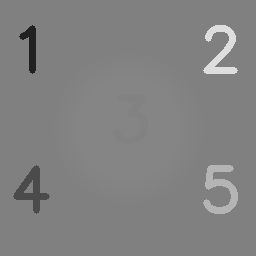
#> input picture data/digits.png, 256 x 256 px
$ jupyter execute Assignment01_CV.ipynb
#> lines starting #> are read from the running program, lines starting #| are printed output that depends on the picture; after the words box and inside, x2 and y2 are one past the last pixel; in counts of white or black regions, pixels touching at a corner belong together
# ITEC0424-002 Computer Vision - Individual Assignment01 (Image Filtering)

#Student No: 2024017879
#Name: Likith Nagamangala Ashok

[cell 1]
import os, itertools
import numpy as np, cv2, matplotlib.pyplot as plt
def find(name):
    for p in (os.path.join("data", name), name):
        if os.path.exists(p): return p
    raise FileNotFoundError(f"{name} not found - upload it to data/")
print("OpenCV", cv2.__version__, "| numpy", np.__version__)

# #1 Thresholding

Three rules (strict inequalities, as in the assignment):
- **Binary**: 255 if `I > T` else 0
- **Inverse binary**: 255 if `I < T` else 0
- **Window**: 255 if `T1 < I < T2` else 0

[cell 2]
img = cv2.imread(find("digits.png"), cv2.IMREAD_GRAYSCALE)
#> img is the input picture: shape (256, 256); min 33, max 222, mean 129.5
def binary(im, T):      return np.where(im > T, 255, 0).astype(np.uint8)
def binary_inv(im, T):  return np.where(im < T, 255, 0).astype(np.uint8)
def window(im, T1, T2): return np.where((im > T1) & (im < T2), 255, 0).astype(np.uint8)
vals, cnt = np.unique(img, return_counts=True)
#> vals = [33, 75, 128, 129, 130, 131, 132, 133, 180, 222]; cnt = [392, 687, 45296, 2864, 2916, 2020, 1992, 7845, 801, 723]
print("intensity value -> pixel count:", dict(zip(vals.tolist(), cnt.tolist())))
#| intensity value -> pixel count: {33: 392, 75: 687, 128: 45296, 129: 2864, 130: 2916, 131: 2020, 132: 1992, 133: 7845, 180: 801, 222: 723}
print("Digit intensities: 1=33, 4=75, background=128, 3=130 (on a disc of 129..133), 5=180, 2=222")
plt.figure(figsize=(5,5)); plt.imshow(img, cmap="gray", vmin=0, vmax=255); plt.title("digits.png"); plt.axis("off"); plt.show()

[cell 3]
# 6 images: binary and inverse binary at T = 55, 129, 200
fig, ax = plt.subplots(2, 3, figsize=(12, 8))
for j, T in enumerate([55, 129, 200]):
    ax[0, j].imshow(binary(img, T), cmap="gray", vmin=0, vmax=255);     ax[0, j].set_title(f"Binary  (255 if I > {T})")
    ax[1, j].imshow(binary_inv(img, T), cmap="gray", vmin=0, vmax=255); ax[1, j].set_title(f"Inverse binary  (255 if I < {T})")
for a in ax.ravel(): a.axis("off")
plt.tight_layout(); plt.show()

[cell 4]
# 3 images: window binary thresholding
fig, ax = plt.subplots(1, 3, figsize=(12, 4.3))
for a, (t1, t2) in zip(ax, [(55, 90), (90, 129), (129, 200)]):
    a.imshow(window(img, t1, t2), cmap="gray", vmin=0, vmax=255); a.set_title(f"Window  {t1} < I < {t2}"); a.axis("off")
plt.tight_layout(); plt.show()

[cell 5]
# Can we isolate ONLY digit 3 (intensity 130)?
res = window(img, 129, 131)
#> in window (call 4), `def window(im, T1, T2): return np.where((im > T1) & (im < T2), 255, 0)..`: returned value: shape (256, 256); 4.4% white; 2 white regions, box (x1, y1, x2, y2) and area: (59, 59, 198, 198) 2192, (113, 95, 148, 144) 724
print("Foreground pixels with 129 < I < 131:", int((res == 255).sum()))
#| Foreground pixels with 129 < I < 131: 2916
n, lab, st, _ = cv2.connectedComponentsWithStats((img == 130).astype(np.uint8), connectivity=8)
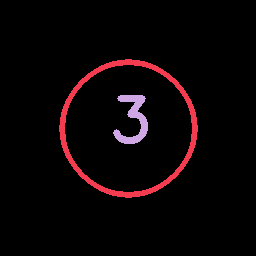
#> lab: shape (256, 256) int32; 3 distinct labels, from 0 to 2; one colour per label, 0 black
#> n = 3; st = [[0, 0, 256, 256, 62620], [59, 59, 139, 139, 2192], [113, 95, 35, 49, 724]]
print("Connected components of the value-130 pixels (area):", [int(st[i, 4]) for i in range(1, n)])
#| Connected components of the value-130 pixels (area): [2192, 724]
print("-> digit 3 = 724 px, but a ring of the disc also has value 130 (2192 px)")

fig, ax = plt.subplots(1, 3, figsize=(12, 4.3))
ax[0].imshow(img, cmap="gray", vmin=0, vmax=255); ax[0].set_title("Original")
ax[1].imshow(window(img, 129, 131), cmap="gray"); ax[1].set_title("Best attempt: 129 < I < 131")
ax[2].imshow(window(img, 132, 134), cmap="gray"); ax[2].set_title("132 < I < 134 (inner disc; '3' is a hole)")
#> in window (call 6), `def window(im, T1, T2): return np.where((im > T1) & (im < T2), 255, 0)..`: returned value: shape (256, 256); 12% white; 1 white region, box (x1, y1, x2, y2) and area: (77, 77, 180, 180) 7845
for a in ax: a.axis("off")
plt.tight_layout(); plt.show()

# #2 Denoising

[cell 6]
clean = cv2.imread(find("clean.png"), cv2.IMREAD_GRAYSCALE)
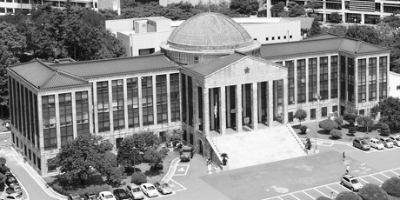
#> input picture data/clean.png, 400 x 200 px
#> clean is the input picture: shape (200, 400); min 6, max 255, mean 138.6
try:
    noisy = cv2.imread(find("noisy.png"), cv2.IMREAD_GRAYSCALE); src = "provided noisy.png"
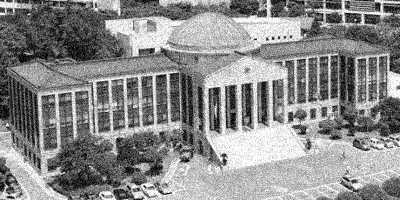
#> input picture data/noisy.png, 400 x 200 px
#> further down, noisy is the input picture: shape (200, 400); min 0, max 255, mean 138.4
except FileNotFoundError:
    rng = np.random.default_rng(0)
    noisy = np.clip(clean + rng.normal(0, 25, clean.shape), 0, 255).astype(np.uint8)
    src = "SYNTHETIC noise (sigma=25) - upload data/noisy.png and re-run for the real result"
print("Noisy image source:", src)
def psnr(a, b):
    mse = np.mean((a.astype(float) - b.astype(float)) ** 2)
    return 10 * np.log10(255 ** 2 / mse)
print("PSNR noisy vs clean: %.2f dB" % psnr(noisy, clean))
#> in psnr, `mse = np.mean((a.astype(float) - b.astype(float)) ** 2)`: mse = 382.3
#| PSNR noisy vs clean: 22.31 dB
rows = []
fig, ax = plt.subplots(1, 2, figsize=(9, 5))
ax[0].imshow(clean, cmap="gray", vmin=0, vmax=255); ax[0].set_title("Clean")
ax[1].imshow(noisy, cmap="gray", vmin=0, vmax=255); ax[1].set_title("Noisy")
for a in ax: a.axis("off")
plt.show()

[cell 7]
# Average filter
fig, ax = plt.subplots(1, 4, figsize=(16, 4.5))
for a, k in zip(ax, [3, 5, 7, 9]):
    out = cv2.blur(noisy, (k, k)); p = psnr(out, clean); rows.append((f"Average {k}x{k}", p))
    a.imshow(out, cmap="gray", vmin=0, vmax=255); a.set_title(f"Average {k}x{k}"); a.axis("off")
#> this loop made 4 passes
#> (mse in psnr, p) on passes 1 to 4: (300.8, 23.35), (627.8, 20.15), (912.5, 18.53), (1131.6, 17.59)
#> after the loop, rows = [('Average 3x3', 23.35), ('Average 5x5', 20.15), ('Average 7x7', 18.53), ('Average 9x9', 17.59)]
plt.tight_layout(); plt.show()

[cell 8]
# Gaussian filter
fig, ax = plt.subplots(1, 4, figsize=(16, 4.5))
for a, s in zip(ax, [0.5, 1, 2, 4]):
    out = cv2.GaussianBlur(noisy, (9, 9), sigmaX=s, sigmaY=s); p = psnr(out, clean); rows.append((f"Gaussian 9x9 sigma={s}", p))
    a.imshow(out, cmap="gray", vmin=0, vmax=255); a.set_title(f"Gaussian 9x9, sigma={s}"); a.axis("off")
#> this loop made 4 passes
#> (mse in psnr, p) on passes 1 to 4: (192.2, 25.29), (297.8, 23.39), (692.8, 19.72), (993.4, 18.16)
#> after the loop, rows = [('Average 3x3', 23.35), ('Average 5x5', 20.15), ('Average 7x7', 18.53), ('Average 9x9', 17.59), ('Gaussian 9x9 sigma=0.5', 25.29), ('Gaussian 9x9 sigma=1', 23.39), ('Gaussian 9x9 sigma=2', 19.72), ('Gaussian 9x9 sigma=4', 18.16)]
plt.tight_layout(); plt.show()

[cell 9]
# Which of the 8 filters is best? (PSNR vs clean, higher = better)
for name, p in rows: print(f"{name:26s} PSNR = {p:.2f} dB")
#> this loop made 8 passes
#| Average 3x3                PSNR = 23.35 dB
#| Average 5x5                PSNR = 20.15 dB
#| Average 7x7                PSNR = 18.53 dB
#| Average 9x9                PSNR = 17.59 dB
#| Gaussian 9x9 sigma=0.5     PSNR = 25.29 dB
#| Gaussian 9x9 sigma=1       PSNR = 23.39 dB
#| Gaussian 9x9 sigma=2       PSNR = 19.72 dB
#| Gaussian 9x9 sigma=4       PSNR = 18.16 dB
best = max(rows, key=lambda r: r[1])
#> best = ('Gaussian 9x9 sigma=0.5', 25.29)
print(f"\nBEST of the 8: {best[0]}  ({best[1]:.2f} dB)   [noisy input was {psnr(noisy, clean):.2f} dB]")
#| BEST of the 8: Gaussian 9x9 sigma=0.5  (25.29 dB)   [noisy input was 22.31 dB]

# #3 Canny Edge Detection

[cell 10]
dol = cv2.imread(find("dolphin.png"), cv2.IMREAD_GRAYSCALE)
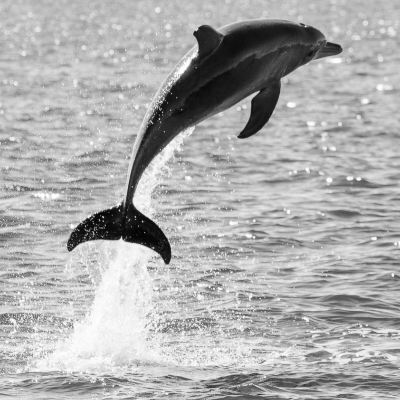
#> input picture data/dolphin.png, 400 x 400 px
#> dol is the input picture: shape (400, 400); min 1, max 255, mean 173.6
gt  = cv2.imread(find("dolphin_edge.png"), cv2.IMREAD_GRAYSCALE) > 127
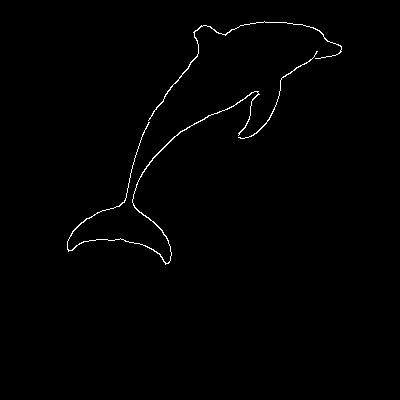
#> input picture data/dolphin_edge.png, 400 x 400 px
#> gt: shape (400, 400) bool; 0.74% white in thin lines or dots, all inside (x1, y1, x2, y2) = (67, 21, 342, 265)

def sigma_of(K): return 0.3 * ((K - 1) * 0.5 - 1) + 0.8
def canny(K, L, H):
    return cv2.Canny(cv2.GaussianBlur(dol, (K, K), 0), L, H) > 0     # sigma=0 -> assignment formula

def prf(pred, gt, tol=2):
    k = cv2.getStructuringElement(cv2.MORPH_ELLIPSE, (2*tol+1, 2*tol+1))
    gd = cv2.dilate(gt.astype(np.uint8), k) > 0
    pd_ = cv2.dilate(pred.astype(np.uint8), k) > 0
    P = (pred & gd).sum() / max(pred.sum(), 1); R = (gt & pd_).sum() / max(gt.sum(), 1)
    return P, R, 2*P*R / max(P+R, 1e-9)

print("sigma per K:", {K: round(sigma_of(K), 2) for K in (3, 7, 11)})
fig, ax = plt.subplots(1, 2, figsize=(10, 5))
ax[0].imshow(dol, cmap="gray"); ax[0].set_title("dolphin.png"); ax[1].imshow(gt, cmap="gray"); ax[1].set_title("target dolphin_edge.png")
for a in ax: a.axis("off")
plt.show()

[cell 11]
# All 27 (K, L, H) combinations
results = []
for K, L, H in itertools.product([3, 7, 11], [50, 100, 150], [100, 150, 200]):
    e = canny(K, L, H); P, R, F = prf(e, gt); results.append(((K, L, H), e, int(e.sum()), P, R, F))
    print(f"K={K:2d} L={L:3d} H={H:3d}  edge px={int(e.sum()):6d}  P={P:.3f} R={R:.3f} F1={F:.3f}")
#> this loop made 27 passes
#> (P, R, F) on passes 1 to 12: (0.0401, 1, 0.077), (0.0462, 1, 0.0884), (0.055, 1, 0.104), (0.0557, 1, 0.106), (0.0654, 1, 0.123), (0.0813, 1, 0.15), (0.0654, 1, 0.123), (0.0965, 1, 0.176), (0.116, 1, 0.207), (0.0706, 1, 0.132), (0.117, 1, 0.21), (0.234, 1, 0.38)
#| K= 3 L= 50 H=100  edge px= 33174  P=0.040 R=1.000 F1=0.077
#| K= 3 L= 50 H=150  edge px= 28515  P=0.046 R=1.000 F1=0.088
#| K= 3 L= 50 H=200  edge px= 23802  P=0.055 R=1.000 F1=0.104
#| K= 3 L=100 H=100  edge px= 23781  P=0.056 R=1.000 F1=0.106
#| K= 3 L=100 H=150  edge px= 20134  P=0.065 R=1.000 F1=0.123
#| K= 3 L=100 H=200  edge px= 16108  P=0.081 R=1.000 F1=0.150
#| K= 3 L=150 H=100  edge px= 20134  P=0.065 R=1.000 F1=0.123
#| K= 3 L=150 H=150  edge px= 13599  P=0.096 R=1.000 F1=0.176
#> (further printed lines are left out)
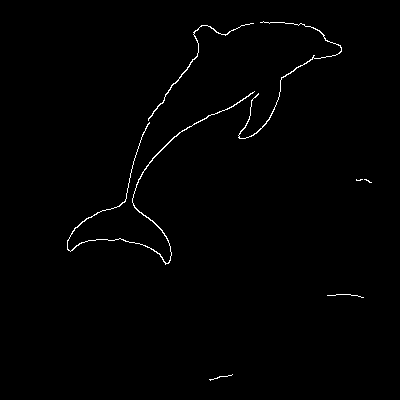
#> e: shape (400, 400) bool; 0.79% white in thin lines or dots, all inside (x1, y1, x2, y2) = (67, 21, 372, 381)
#> after the loop, results = 27 items

fig, ax = plt.subplots(3, 9, figsize=(27, 9.5))
for a, (t, e, n, P, R, F) in zip(ax.ravel(), results):
    a.imshow(e, cmap="gray"); a.set_title(f"K={t[0]} L={t[1]} H={t[2]}\nF1={F:.2f}", fontsize=10); a.axis("off")
#> this loop made 27 passes
#> (t, n, P, R, F) on passes 1 to 12: ((3, 50, 100), 33174, 0.0401, 1, 0.077), ((3, 50, 150), 28515, 0.0462, 1, 0.0884), ((3, 50, 200), 23802, 0.055, 1, 0.104), ((3, 100, 100), 23781, 0.0557, 1, 0.106), ((3, 100, 150), 20134, 0.0654, 1, 0.123), ((3, 100, 200), 16108, 0.0813, 1, 0.15), ((3, 150, 100), 20134, 0.0654, 1, 0.123), ((3, 150, 150), 13599, 0.0965, 1, 0.176), ((3, 150, 200), 11292, 0.116, 1, 0.207), ((7, 50, 100), 17322, 0.0706, 1, 0.132), ((7, 50, 150), 10402, 0.117, 1, 0.21), ((7, 50, 200), 5216, 0.234, 1, 0.38)
plt.tight_layout(); plt.show()

[cell 12]
# One hyper-parameter at a time (others held fixed)
def row(title, cfgs):
    fig, ax = plt.subplots(1, 3, figsize=(13, 4.5))
    for a, c in zip(ax, cfgs):
        a.imshow(canny(*c), cmap="gray"); a.set_title(f"K={c[0]} L={c[1]} H={c[2]}"); a.axis("off")
    fig.suptitle(title); plt.tight_layout(); plt.show()
row("Vary K (L=100, H=150)", [(3,100,150), (7,100,150), (11,100,150)])
row("Vary L (K=7, H=200)",   [(7,50,200), (7,100,200), (7,150,200)])
row("Vary H (K=7, L=50)",    [(7,50,100), (7,50,150), (7,50,200)])
#> call 3 of row, with title = 'Vary H (K=7, L=50)'
#> in row (call 3), `fig.suptitle(title)`:
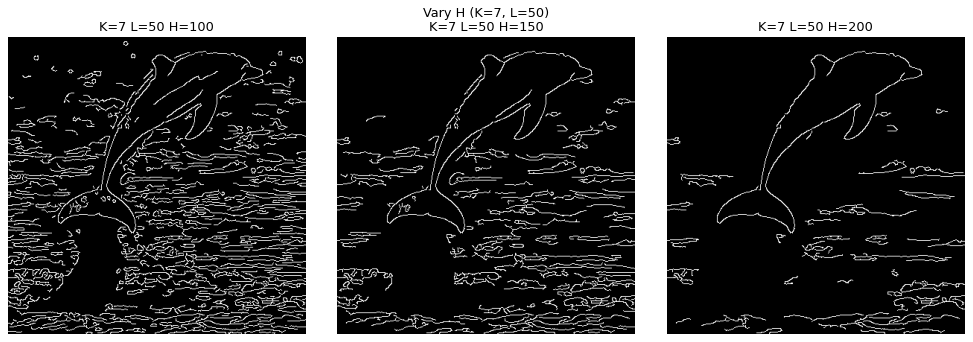
#> figure drawn by matplotlib, 3 panels

[cell 13]
best = max([r for r in results if r[0][1] <= r[0][2]], key=lambda r: r[5])
#> best = 6 items
print("Best (K,L,H) =", best[0], " precision=%.3f recall=%.3f F1=%.3f" % best[3:])
#| Best (K,L,H) = (11, 150, 200)  precision=0.934 recall=0.993 F1=0.963
fig, ax = plt.subplots(1, 3, figsize=(15, 5))
ax[0].imshow(dol, cmap="gray"); ax[0].set_title("dolphin.png")
ax[1].imshow(gt, cmap="gray");  ax[1].set_title("target dolphin_edge.png")
ax[2].imshow(best[1], cmap="gray"); ax[2].set_title("best %s  F1=%.2f" % (best[0], best[5]))
for a in ax: a.axis("off")
plt.tight_layout(); plt.show()

# #4 Chamfer Distance

[cell 14]
import numpy as np
import cv2
import matplotlib.pyplot as plt
import random

def get_binary_image_array(image_path, threshold=0.5):
    """
    Convert an image to a binary NumPy array.

    Args:
        image_path (str): Path to the input image.
        threshold (float): Threshold for binarization (0 to 1 for normalized pixel values).

    Returns:
        numpy.ndarray: Binary image as a NumPy array.
    """
    image = plt.imread(image_path)

    # If the image has an alpha channel (RGBA), ignore it
    if image.shape[-1] == 4:  # Check if it's RGBA
        image = image[:, :, :3]  # Use only RGB channels

    # Convert to grayscale by averaging RGB channels
    grayscale = np.mean(image, axis=2)

    # Convert to binary by applying a threshold
    binary_image = (grayscale > threshold).astype(np.uint8)

    return binary_image


def generate_triangle_edge_template():
    """Generate a binary triangle edge template with diagonal, top row, and right column."""
    h, w = 40, 40  # Height and width of the triangle template
    template = np.zeros((h, w), dtype=np.uint8)  # Start with a black image

    # Set the diagonal pixels
    for i in range(h):
        template[i, i] = 1

    # Set the top row pixels
    template[0, :] = 1

    # Set the right column pixels
    template[:, -1] = 1

    return template

def overlay_template_edges_on_feature(scene, template, match_position):
    """
    Overlay the edges of the template (pixel=1) in red on the feature image.

    Args:
        scene (numpy.ndarray): Binary scene image (grayscale).
        template (numpy.ndarray): Binary template image.
        match_position (tuple): (y, x) position of the best match in the scene.

    Returns:
        numpy.ndarray: RGB feature image with the template edges overlayed in red.
    """
    # Normalize the scene to be in range [0, 255] if necessary
    scene = (scene > 0).astype(np.uint8) * 255  # Ensure binary values are scaled to 255

    # Convert the scene to RGB
    overlay_map = np.stack([scene, scene, scene], axis=-1)  # Grayscale to RGB

    # Extract match position and template dimensions
    y, x = match_position
    th, tw = template.shape

    # Overlay only the edges (pixels with value = 1) of the template in red
    template_edges = (template == 1)  # Binary mask of the edges
    overlay_map[y:y+th, x:x+tw, 0][template_edges] = 255  # Set red channel for edge pixels
    overlay_map[y:y+th, x:x+tw, 1][template_edges] = 0    # Green channel remains 0
    overlay_map[y:y+th, x:x+tw, 2][template_edges] = 0    # Blue channel remains 0

    return overlay_map

## Q4.1 Distance transform (Manhattan, two-pass dynamic programming)

[cell 15]
def distance_transform_manhattan(image_features):

    h, w = image_features.shape
    dist_map = np.full((h, w), np.inf)
    dist_map[image_features == 1] = 0
    # Forward pass: look at UP and LEFT neighbours
    for y in range(h):
        for x in range(w):
            if y > 0:
                dist_map[y, x] = min(dist_map[y, x], dist_map[y - 1, x] + 1)
            if x > 0:
                dist_map[y, x] = min(dist_map[y, x], dist_map[y, x - 1] + 1)
    # Backward pass: look at DOWN and RIGHT neighbours
    for y in range(h - 1, -1, -1):
        for x in range(w - 1, -1, -1):
            if y < h - 1:
                dist_map[y, x] = min(dist_map[y, x], dist_map[y + 1, x] + 1)
            if x < w - 1:
                dist_map[y, x] = min(dist_map[y, x], dist_map[y, x + 1] + 1)
    return dist_map

[cell 16]
# Q4.1 answer block
image_features = np.array([
    [0, 0, 0, 1],
    [0, 0, 1, 0],
    [0, 1, 0, 0],
    [1, 0, 0, 0]
], dtype=np.uint8)

dist_map_features = distance_transform_manhattan(image_features)
print("Distance Map for Image Features:")
print(dist_map_features)

## Q4.2 Chamfer matching

[cell 17]
# Chamfer distance matching
def chamfer_matching(scene, template):

    scene = (scene > 0).astype(np.uint8)
    dist_transform = distance_transform_manhattan(scene)
    H, W = scene.shape
    th, tw = template.shape
    out_h, out_w = H - th + 1, W - tw + 1

    ty, tx = np.nonzero(template)
    n_edge = len(ty)

    chamfer_map = np.zeros((out_h, out_w), dtype=np.float64)
    for y in range(out_h):
        for x in range(out_w):
            chamfer_map[y, x] = dist_transform[y + ty, x + tx].sum() / n_edge

    best_match_position = np.unravel_index(np.argmin(chamfer_map), chamfer_map.shape)
    best_match_position = (int(best_match_position[0]), int(best_match_position[1]))
    # Normalize Chamfer map
    chamfer_map = (chamfer_map - np.min(chamfer_map)) / (np.max(chamfer_map) - np.min(chamfer_map))

    return best_match_position, chamfer_map

[cell 18]
# Q4.2
scene = get_binary_image_array(find("binary_image.png"))
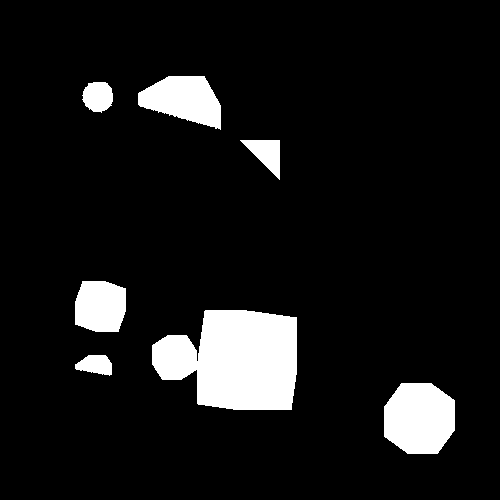
#> input picture data/binary_image.png, 500 x 500 px
#> in get_binary_image_array, image is the input picture: shape (500, 500, 4) float32; mean R, G, B, A 0.0906, 0.0906, 0.0906, 1
#> in get_binary_image_array, `image = image[:, :, :3]`: image: shape (500, 500, 3) float32; values 0 (black) and 1 (white), 9.1% white; 7 white regions, largest, box (x1, y1, x2, y2) and area: (152, 310, 297, 410) 11083, (384, 383, 455, 454) 4205, (138, 76, 221, 130) 2956
scene = cv2.Canny(scene, 0, 1)
#> scene: shape (500, 500); 0.6% white in thin lines or dots, all inside (x1, y1, x2, y2) = (74, 75, 455, 454)
template = generate_triangle_edge_template()
best_match_position, chamfer_map = chamfer_matching(scene, template)
#> after the loop in distance_transform_manhattan (call 2), `for y in range(h - 1, -1, -1):`:
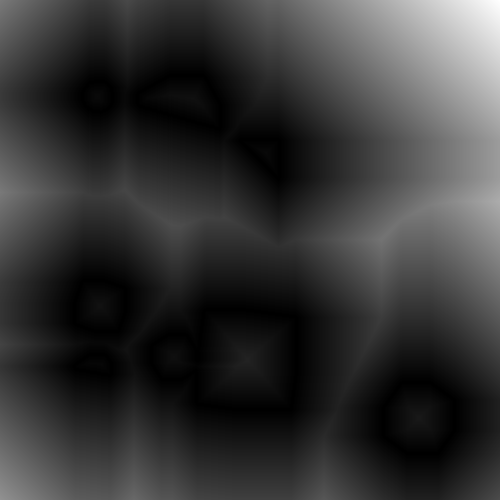
#> dist_map: shape (500, 500) float64; min 0, max 360, mean 76.2; drawn with min black and max white
#> in chamfer_matching, `ty, tx = np.nonzero(template)`: ty = 117 values from 0 to 39; tx = 117 values, max 39 at index 39, min 0 at index 0, mean 26
#> in chamfer_matching, `ty, tx = np.nonzero(template)`: template: shape (40, 40); values 0 (black) and 1 (white), 7.3% white in thin lines or dots
#> in chamfer_matching, `n_edge = len(ty)`: n_edge = 117
#> after the loop in chamfer_matching, `for y in range(out_h):`:
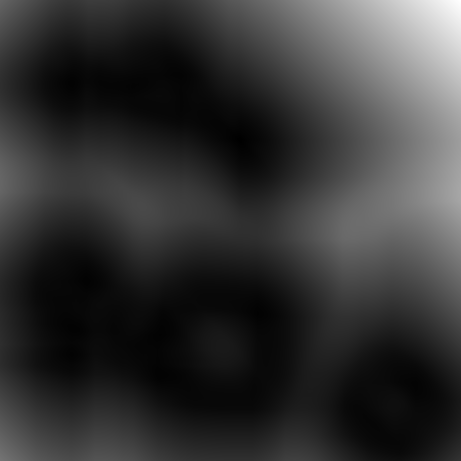
#> chamfer_map: shape (461, 461) float64; min 0.333, max 334, mean 68.8; drawn with min black and max white
#> in chamfer_matching, `best_match_position = np.unravel_index(np.argmin(chamfer_map), chamfer..`: best_match_position = (139, 239)
#> best_match_position = (139, 239)
print("Best match position (y, x):", best_match_position)
#| Best match position (y, x): (139, 239)
overlayed_feature_image = overlay_template_edges_on_feature(scene, template, best_match_position)
#> in overlay_template_edges_on_feature, `y, x = match_position`: y = 139; x = 239
#> in overlay_template_edges_on_feature, `overlay_map[y:y+th, x:x+tw, 0][template_edges] = 255`: overlay_map: shape (500, 500, 3); mean of channels 0, 1, 2 1.6, 1.5, 1.5
#> in overlay_template_edges_on_feature, `overlay_map[y:y+th, x:x+tw, 1][template_edges] = 0`: overlay_map: shape (500, 500, 3); mean of channels 0, 1, 2 1.6, 1.5, 1.5
#> in overlay_template_edges_on_feature, `overlay_map[y:y+th, x:x+tw, 2][template_edges] = 0`: overlay_map: shape (500, 500, 3); mean of channels 0, 1, 2 1.6, 1.5, 1.5

plt.figure(figsize=(20, 8))
plt.subplot(1, 4, 1); plt.title("Feature Image"); plt.imshow(scene, cmap="gray"); plt.axis("off")
plt.subplot(1, 4, 2); plt.title("Triangle Edge Template"); plt.imshow(template, cmap="gray")
plt.subplot(1, 4, 3); plt.title("Chamfer Distance Map"); plt.imshow(chamfer_map, cmap="gray"); plt.colorbar(); plt.axis("off")
plt.subplot(1, 4, 4); plt.title("Template Edge Overlay on Feature Image"); plt.imshow(overlayed_feature_image); plt.axis("off")
plt.tight_layout(); plt.show()
